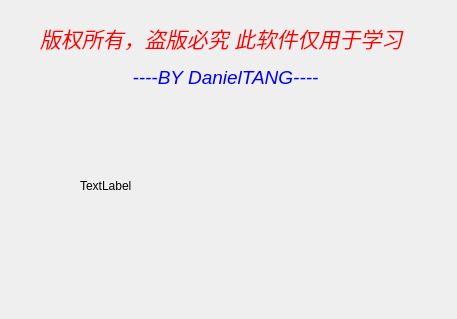
<?xml version="1.0" encoding="UTF-8"?>
<ui version="4.0">
 <class>About</class>
 <widget class="QDialog" name="About">
  <property name="geometry">
   <rect>
    <x>0</x>
    <y>0</y>
    <width>457</width>
    <height>319</height>
   </rect>
  </property>
  <property name="windowTitle">
   <string>软件信息</string>
  </property>
  <widget class="QLabel" name="label">
   <property name="geometry">
    <rect>
     <x>40</x>
     <y>10</y>
     <width>371</width>
     <height>91</height>
    </rect>
   </property>
   <property name="text">
    <string>&lt;html&gt;&lt;head/&gt;&lt;body&gt;&lt;p&gt;&lt;span style=&quot; font-size:16pt; font-style:italic; color:#ff0000;&quot;&gt;版权所有，盗版必究 此软件仅用于学习&lt;/span&gt;&lt;/p&gt;&lt;p align=&quot;center&quot;&gt;&lt;span style=&quot; font-size:14pt; font-style:italic; color:#0000ff;&quot;&gt;----BY DanielTANG----&lt;/span&gt;&lt;/p&gt;&lt;/body&gt;&lt;/html&gt;</string>
   </property>
  </widget>
  <widget class="QLabel" name="movieLabel">
   <property name="geometry">
    <rect>
     <x>80</x>
     <y>110</y>
     <width>291</width>
     <height>151</height>
    </rect>
   </property>
   <property name="text">
    <string>TextLabel</string>
   </property>
  </widget>
 </widget>
 <resources/>
 <connections/>
</ui>
